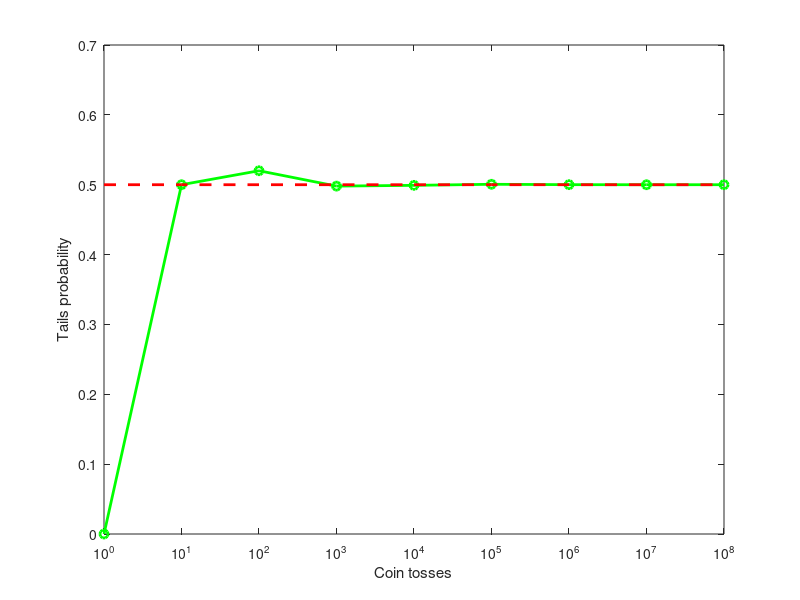

Write the MATLAB code that produced this figure.
clc, clearvars, close all;

N = 8;
probs = zeros(1, N);
nvalues = zeros(1, N);
for i = 0:N
    n = 10^i;
    nvalues(i + 1) = n;
    probs(i + 1) = sum(randi(2, 1, n) - 1) / n;
end

figure;
plot(nvalues, probs, '-go', 'LineWidth', 2);
hold on;
plot(nvalues, 0.5 * ones(1, N + 1), '--r', 'LineWidth', 2);
set(gca, 'XScale', 'log'); % Set the x-axis to a logarithmic scale
xlabel('Coin tosses');
ylabel('Tails probability');
